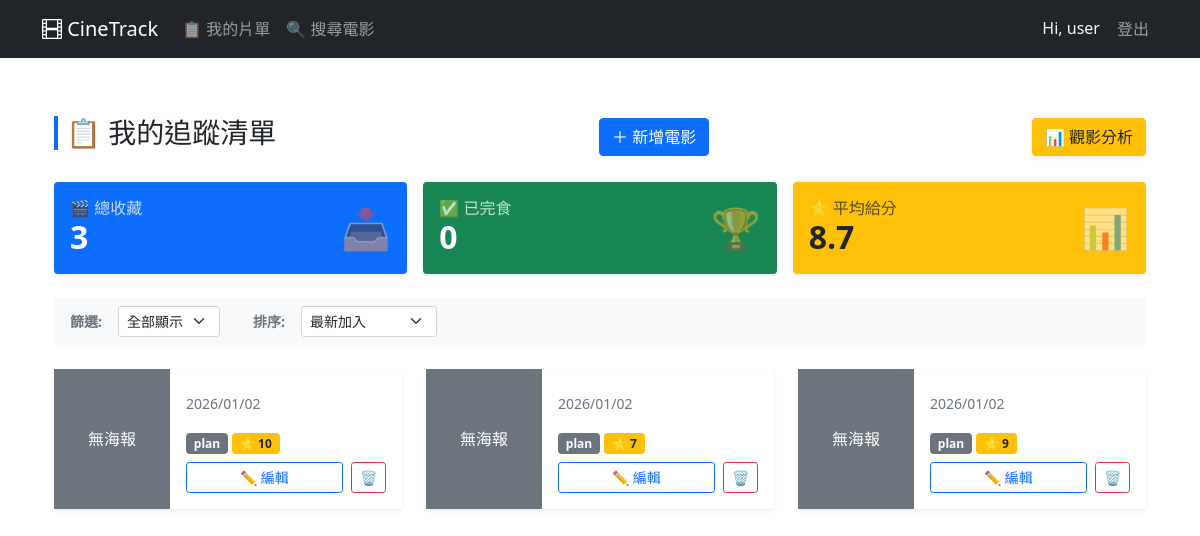
The app's page /dashboard/ (signed in) with its own data.
### core/models.py (models this page shows, shortened)
class UserMovie(models.Model):
    STATUS_CHOICES = [
        ('watchlist', '待看清單'),
        ('watching', '觀看中'),
        ('watched', '已看完'),
        ('dropped', '棄劇'),
    ]
    user = models.ForeignKey(User, on_delete=models.CASCADE)
    tmdb_id = models.IntegerField()
    title = models.CharField(max_length=200)
    poster_path = models.CharField(max_length=200, blank=True, null=True)
    release_date = models.CharField(max_length=20, blank=True, null=True)
    media_type = models.CharField(max_length=10, default='movie')
    added_at = models.DateTimeField(auto_now_add=True, verbose_name="加入時間")
    status = models.CharField(
        max_length=20,
        choices=STATUS_CHOICES,
        default='watchlist', # 預設加入時都是 "待看"
        verbose_name="狀態"
    )
    rating = models.IntegerField(
        null=True,
        blank=True,
        choices=[(i, f'{i} 星') for i in range(1, 6)], # 1~5星
        verbose_name="評分"
    )
    review = models.TextField(blank=True, null=True, verbose_name="觀影心得")
    class Meta:
        ordering = ['-added_at']

### core/views.py (the view)
# urls.py: path('dashboard/', views.dashboard, name='dashboard'),
@login_required
def dashboard(request):
    user_movies = UserMovie.objects.filter(user=request.user).order_by('-added_at')
    total_movies = user_movies.count()
    watched_count = user_movies.filter(status='watched').count()
    avg_rating_data = user_movies.aggregate(Avg('rating'))
    avg_rating = avg_rating_data['rating__avg'] or 0 # 如果沒資料就顯示 0
    avg_rating = round(avg_rating, 1) # 四捨五入到小數點第一位
    status_filter = request.GET.get('status', 'all') # 預設是 'all'
    if status_filter in ['plan', 'watching', 'watched', 'dropped']:
        user_movies = user_movies.filter(status=status_filter)
    sort_by = request.GET.get('sort', 'newest') # 預設是 'newest'
    if sort_by == 'oldest':
        user_movies = user_movies.order_by('added_at')
    elif sort_by == 'rating_desc':
        user_movies = user_movies.order_by('-rating', '-added_at') # 分數高->低
    elif sort_by == 'rating_asc':
        user_movies = user_movies.order_by('rating', '-added_at')  # 分數低->高
    else: # newest
        user_movies = user_movies.order_by('-added_at')
    context = {
        'user_movies': user_movies,
        'total_movies': total_movies,
        'watched_count': watched_count,
        'avg_rating': avg_rating,
        'current_status': status_filter, # 讓前端知道現在選了什麼
        'current_sort': sort_by,         # 讓前端知道現在怎麼排
    }
    return render(request, 'dashboard.html', context)

### core/templates/dashboard.html (shortened to what this page needs)
{% extends 'base.html' %}
{% block content %}
<div class="container mt-4">
    <div class="d-flex justify-content-between align-items-center mb-4">
        <h3 class="border-start border-4 border-primary ps-2">📋 我的追蹤清單</h3>
        <a href="{% url 'search_movies' %}" class="btn btn-primary">＋ 新增電影</a>
        <a href="{% url 'movie_analysis' %}" class="btn btn-warning text-dark shadow-sm"> 📊 觀影分析</a>
    </div>
    <div class="row g-3 mb-4">
        <div class="col-md-4">
            <div class="card border-0 shadow-sm bg-primary text-white h-100">
                <div class="card-body d-flex align-items-center justify-content-between">
                    <div>
                        <h6 class="mb-0 opacity-75">🎬 總收藏</h6>
                        <h2 class="fw-bold mb-0">{{ total_movies }}</h2>
                    </div>
                    <div class="fs-1 opacity-50">📥</div>
                </div>
            </div>
        </div>
        <div class="col-md-4">
            <div class="card border-0 shadow-sm bg-success text-white h-100">
                <div class="card-body d-flex align-items-center justify-content-between">
                    <div>
                        <h6 class="mb-0 opacity-75">✅ 已完食</h6>
                        <h2 class="fw-bold mb-0">{{ watched_count }}</h2>
                    </div>
                    <div class="fs-1 opacity-50">🏆</div>
                </div>
            </div>
        </div>
        <div class="col-md-4">
            <div class="card border-0 shadow-sm bg-warning text-dark h-100">
                <div class="card-body d-flex align-items-center justify-content-between">
                    <div>
                        <h6 class="mb-0 opacity-75">⭐ 平均給分</h6>
                        <h2 class="fw-bold mb-0">{{ avg_rating }}</h2>
                    </div>
                    <div class="fs-1 opacity-50">📊</div>
                </div>
            </div>
        </div>
    </div>
    <div class="card mb-4 border-0 bg-light">
        <div class="card-body py-2">
            <form method="get" class="row g-2 align-items-center">
                <div class="col-auto"><span class="fw-bold text-muted small me-2">篩選:</span></div>
                <div class="col-auto">
                    <select name="status" class="form-select form-select-sm" onchange="this.form.submit()">
                        <option value="all" {% if current_status == 'all' %}selected{% endif %}>全部顯示</option>
                    </select>
                </div>
                <div class="col-auto"><span class="fw-bold text-muted small me-2">排序:</span></div>
                <div class="col-auto">
                    <select name="sort" class="form-select form-select-sm" onchange="this.form.submit()">
                        <option value="newest" {% if current_sort == 'newest' %}selected{% endif %}>最新加入</option>
                    </select>
                </div>
            </form>
        </div>
    </div>
    {% if user_movies %}
    <div class="row">
        {% for item in user_movies %}
        <div class="col-md-6 col-lg-4 mb-4">
            <div class="card h-100 shadow-sm border-0 movie-card">
                <div class="row g-0 h-100">
                    <div class="col-4">
                        {% if item.poster_path %}
                            <img src="https://image.tmdb.org/t/p/w500{{ item.poster_path }}"
                                 alt="{{ item.title }}"
                                 class="img-fluid rounded-start h-100 object-fit-cover"
                                 style="min-height: 200px;">
                        {% else %}
                            <div class="bg-secondary text-white d-flex align-items-center justify-content-center h-100">
                                無海報
                            </div>
                        {% endif %}
                    </div>
                    <div class="col-8">
                        <div class="card-body d-flex flex-column h-100">
                            <p class="card-text text-muted small">
                                {{ item.added_at|date:"Y/m/d" }}
                            </p>
                            <div class="mb-2">
                                <span class="badge {% if item.status == 'watched' %}bg-success{% elif item.status == 'watching' %}bg-info{% else %}bg-secondary{% endif %}">
                                    {{ item.get_status_display }}
                                </span>
                                {% if item.rating %}
                                    <span class="badge bg-warning text-dark">⭐ {{ item.rating }}</span>
                                {% endif %}
                            </div>
                            <div class="mt-auto d-flex gap-2">
                                <a href="{% url 'edit_movie' item.id %}" class="btn btn-sm btn-outline-primary flex-grow-1">
                                    ✏️ 編輯
                                </a>
                                <form method="post" action="{% url 'remove_movie' item.id %}" onsubmit="return confirm('⚠️ 確定要從清單中移除這部電影嗎？');">
                                    <button type="submit" class="btn btn-sm btn-outline-danger">🗑️</button>
                                </form>
                            </div>
                        </div>
                    </div>
                </div>
            </div>
        </div>
        {% endfor %}
    </div>
    {% else %}
        <div class="text-center py-5">
            <h4 class="text-muted">沒有符合條件的電影 😅</h4>
            <a href="{% url 'dashboard' %}" class="btn btn-outline-primary mt-3">清除所有篩選</a>
        </div>
    {% endif %}
</div>
{% endblock %}

### core/templates/base.html (shortened to what this page needs)
<!DOCTYPE html>
<html lang="zh-Hant">
<head>
    <link href="https://cdn.jsdelivr.net/npm/bootstrap@5.1.3/dist/css/bootstrap.min.css" rel="stylesheet">
    <link rel="stylesheet" href="https://cdn.jsdelivr.net/npm/bootstrap-icons@1.8.1/font/bootstrap-icons.css">
</head>
<body>
    <nav class="navbar navbar-expand-lg navbar-dark bg-dark fixed-top">
        <div class="container">
            <a class="navbar-brand" href="{% url 'home' %}">
                <i class="bi bi-film"></i> CineTrack
            </a>
            <div class="collapse navbar-collapse" id="navbarNav">
                <ul class="navbar-nav me-auto">
                    <li class="nav-item">
                        <a class="nav-link" href="{% url 'dashboard' %}">📋 我的片單</a>
                    </li>
                    <li class="nav-item">
                        <a class="nav-link" href="{% url 'search_movies' %}">🔍 搜尋電影</a>
                    </li>
                </ul>
                <ul class="navbar-nav ms-auto">
                    {% if user.is_authenticated %}
                        <li class="nav-item">
                            <span class="nav-link text-light">Hi, {{ user.username }}</span>
                        </li>
                        <li class="nav-item">
                            <form method="post" action="{% url 'logout' %}" class="d-inline">
                                <button type="submit" class="btn btn-link nav-link" style="text-decoration: none;">登出</button>
                            </form>
                        </li>
                    {% endif %}
                </ul>
            </div>
        </div>
    </nav>
    <div class="container mt-5 pt-4">
        {% block content %}
        {% endblock %}
    </div>
</body>
</html>

### core/templates/base.html (style rules this page uses)
body { padding-top: 20px; }

### records on screen
UserMovie: shows "無海報", added_at "2026/01/02", status "plan", rating "10"
UserMovie: shows "無海報", added_at "2026/01/02", status "plan", rating "7"
UserMovie: shows "無海報", added_at "2026/01/02", status "plan", rating "9"

### other values on screen
{{ user.username }} "user"
{{ total_movies }} "3"
{{ watched_count }} "0"
{{ avg_rating }} "8.7"
